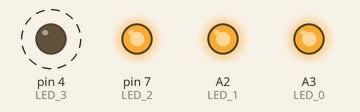
Recording of a sketch running on a simulated Arduino Uno, built with avr-gcc and run on an emulated ATmega328P. Shown: output pins drawn as LEDs (lit = HIGH). Dashed ring = blinking.

Above: at 0.5 s.
At 3.5 s:
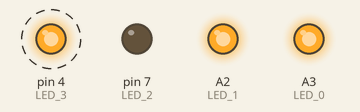
Timing chart, 0 to 5.2 s (numbered marks = the images above):
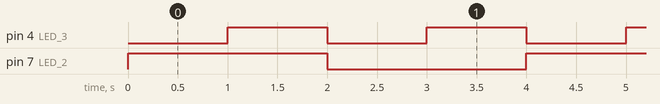

The sketch:

1-BlinkLED.ino
```cpp
/**
 **************************************
 *            1-BlinkLED
 **************************************
 *
 * En este ejemplo haremos titilar a un LED mediante un delay configurable y otro LED que cambia de estado cuando parpadeó el primero.
 **/

// Variables globales:    ////////////////////////////////////////////////////////////////////////////////////////////////////////////////////////////////////////////////

static const int LED_0 = A3;
static const int LED_1 = A2;
static const int LED_2 = 7;
static const int LED_3 = 4;

static int DELAY = 1000; // En milisegundos.

// Inicialización:   //////////////////////////////////////////////////////////////////////////////////////////////////////////////////////////////////////////////////////

void setup() {
  pinMode(LED_0, OUTPUT);
  pinMode(LED_1, OUTPUT);
  pinMode(LED_2, OUTPUT);
  pinMode(LED_3, OUTPUT);
  digitalWrite(LED_0, HIGH);
  digitalWrite(LED_1, HIGH);
  digitalWrite(LED_2, HIGH);
}

// Bucle infinito:   //////////////////////////////////////////////////////////////////////////////////////////////////////////////////////////////////////////////////////

void loop() {

// En esta parte del loop hacemos titilar el LED_3. Un tiempo DELAY va a estar encendido y un tiempo DELAY va a estar apagado.

  digitalWrite(LED_3, LOW); // encendemos el Led 1
  delay(DELAY);   			// espera de tiempo definido
  digitalWrite(LED_3, HIGH); // apagamos el Led 1
  delay(DELAY);  			 // espera de tiempo definido

// En esta parte del loop, realizamos una inversión del estado del LED_2 de una manera compacta. Notar que se llaman a dos funciones de una manera anidada.

  digitalWrite(LED_2, !digitalRead(LED_2));

  // El "truco" para leer como se leen las sentencias más complicadas está en conocer el orden de precedencia de los operadores y entender como se llaman las funciones.
  // Para recordarlo, se ve de adentro hacia afuera, como desde el centro de una cebolla!
  // Más precisamente, primero se ejecuta la función digitalRead(). Dicha función lee el estado del pin LED_2 y devuelve HIGH o LOW.
  // Luego se ejecuta la inversión mediante el operador "!". Todo esto será el segundo argumento de nuestro digitalWrite que ya vimos anteriormente.
  // Por lo cual se va a escribir en el pin LED_2 lo contrario al estado en el que ya se encontraba.

}

// Actividades:   /////////////////////////////////////////////////////////////////////////////////////////////////////////////////////////////////////////////////////////

// 1 - Cargar el programa y observar que es lo que pasa.
// 2 - Probar cambiar el DELAY por otro y hacer papadear otros LEDs.

// Preguntas:

// a - ¿Qué LEDs se encienden? ¿A qué pines corresponden del Arduino? (Pista: ver el archivo "shield_arduino_esquematico.jpg")
// b - ¿Cómo se puede hacer para cambiar el "Duty Cycle" de la señal en LED_3?
// c - ¿Es posible emplear esta función (delay) para hacer parpadear dos o más LEDs a frecuencias independientes?
// d - ¿Qué diferencia hay en la declaración de variables globales respecto al ejemplo anterior? ¿Qué acción tienen sobre las variables los prefijos const y static?
```

Measured:
- by itself, pin 4 (LED_3): alternates HIGH for 1.0 s and LOW for 1.0 s
- by itself, pin 7 (LED_2): alternates HIGH for 2.0 s and LOW for 2.0 s
- by itself, everything shown: repeats every 4.0 s, in 6 steps
